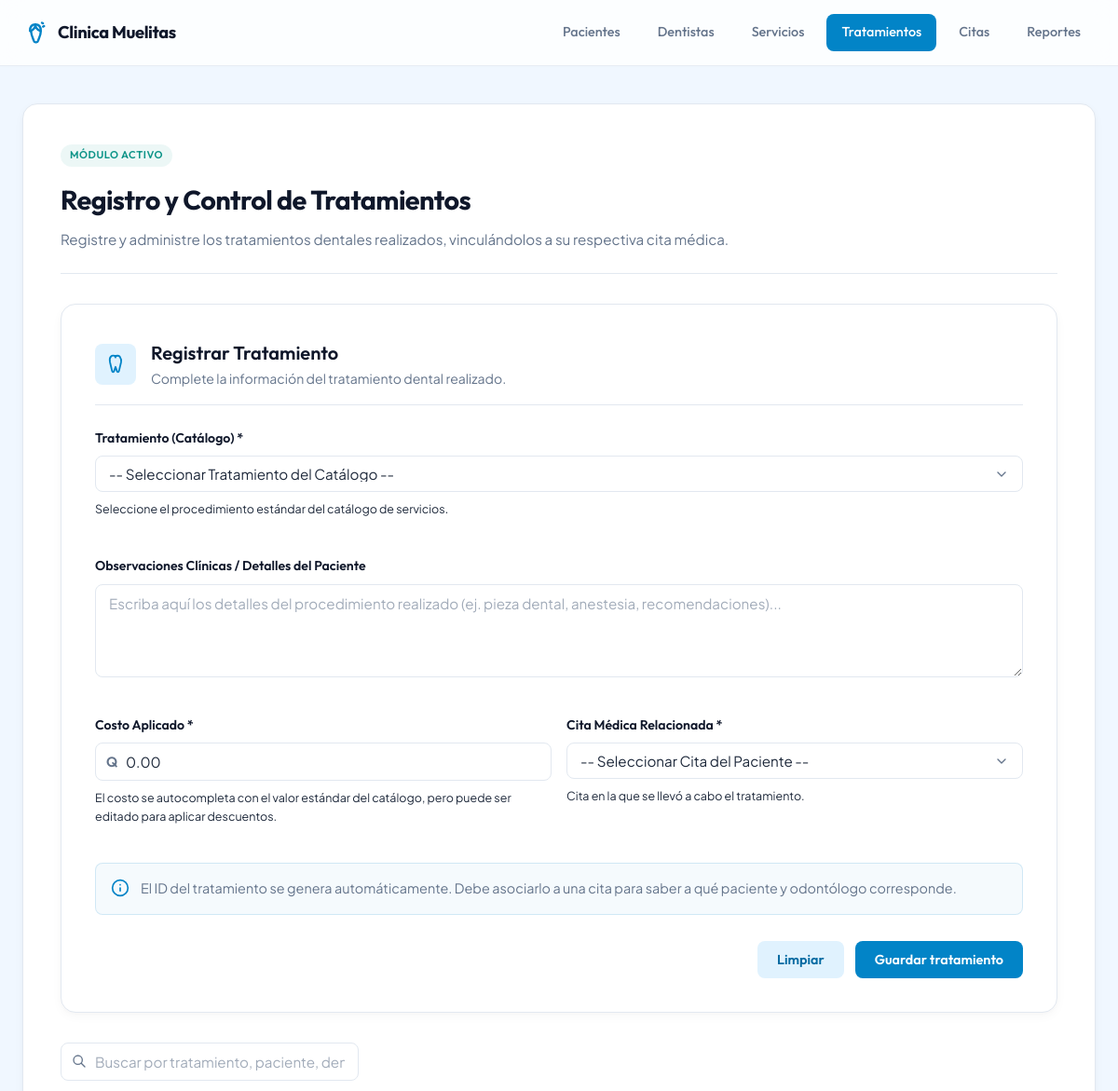
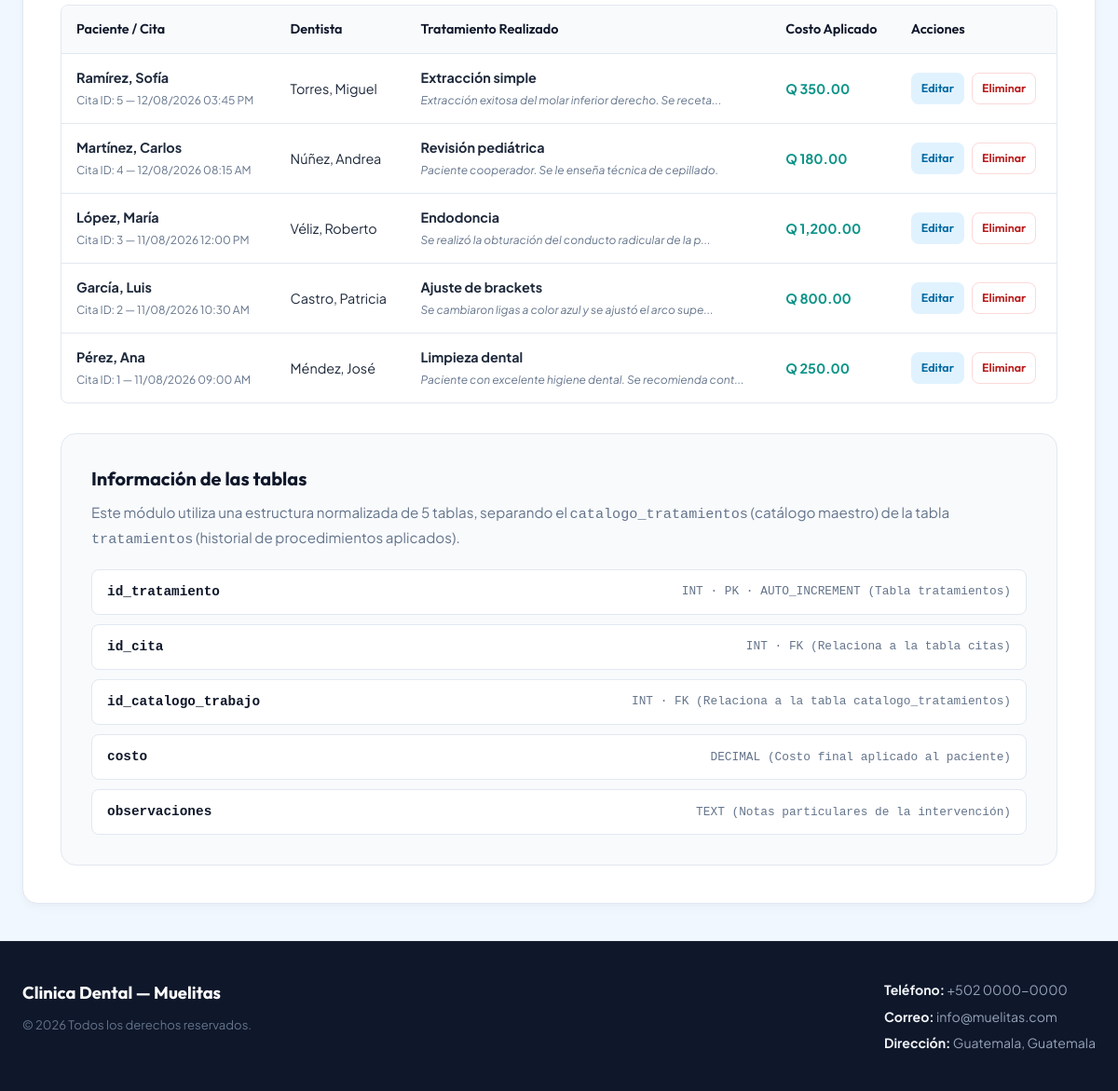
The app's page /tratamientos.php with its own data (2 pictures, top to bottom).
### tables this page shows
CREATE TABLE tratamientos (
	id_tratamiento INT AUTO_INCREMENT PRIMARY KEY,
	id_cita INT NOT NULL,
	id_catalogo_trabajo INT NOT NULL,  
	costo DECIMAL(10,2) NOT NULL DEFAULT 0.00,
	observaciones TEXT,
	CONSTRAINT fk_tratamientos_citas
		FOREIGN KEY (id_cita) REFERENCES citas (id_cita)
		ON UPDATE CASCADE
		ON DELETE CASCADE,  
	CONSTRAINT fk_tratamientos_catalogo
		FOREIGN KEY (id_catalogo_trabajo) REFERENCES catalogo_tratamientos (id_catalogo_tratamiento)
		ON UPDATE CASCADE
		ON DELETE RESTRICT,
	INDEX idx_tratamientos_id_cita (id_cita),
	INDEX idx_tratamientos_id_catalogo (id_catalogo_trabajo)
);

CREATE TABLE pacientes (
	id_paciente INT AUTO_INCREMENT PRIMARY KEY,
	nombre VARCHAR(100) NOT NULL,
	apellido VARCHAR(100) NOT NULL,
	telefono VARCHAR(20),
	correo VARCHAR(150),
	fecha_nacimiento DATE,
	direccion TEXT,
	activo TINYINT(1) NOT NULL DEFAULT 1
);

CREATE TABLE citas (
	id_cita INT AUTO_INCREMENT PRIMARY KEY,
	fecha_hora DATETIME NOT NULL DEFAULT CURRENT_TIMESTAMP,
	motivo VARCHAR(255) NOT NULL,
	estado ENUM('Pendiente', 'Confirmada', 'Cancelada', 'Atendida') NOT NULL DEFAULT 'Pendiente',
	id_paciente INT NOT NULL,
	id_dentista INT NOT NULL,
	CONSTRAINT fk_citas_pacientes
		FOREIGN KEY (id_paciente) REFERENCES pacientes (id_paciente)
		ON UPDATE CASCADE
		ON DELETE RESTRICT,
	CONSTRAINT fk_citas_dentistas
		FOREIGN KEY (id_dentista) REFERENCES dentistas (id_dentista)
		ON UPDATE CASCADE
		ON DELETE RESTRICT,
	INDEX idx_citas_id_paciente (id_paciente),
	INDEX idx_citas_id_dentista (id_dentista)
);

CREATE TABLE dentistas (
	id_dentista INT AUTO_INCREMENT PRIMARY KEY,
	nombre VARCHAR(100) NOT NULL,
	apellido VARCHAR(100) NOT NULL,
	especialidad ENUM('General', 'Ortodoncia', 'Endodoncia', 'Cirugia', 'Pediatria', 'Periodoncia', 'Protesis') NOT NULL,
	telefono VARCHAR(20),
	correo VARCHAR(150),
	activo TINYINT(1) NOT NULL DEFAULT 1
);

CREATE TABLE catalogo_tratamientos (
	id_catalogo_tratamiento INT AUTO_INCREMENT PRIMARY KEY,
	nombre_tratamiento VARCHAR(150) NOT NULL,
	descripcion_estandar TEXT,
	costo_estandar DECIMAL(10,2) NOT NULL DEFAULT 0.00
);

### tratamientos.php (the view, shortened to what this page needs)
<?php
require_once 'conexion.php';
$editMode = false;
$tratamiento_edit = [
    'id_tratamiento' => '',
    'id_cita' => '',
    'id_catalogo_trabajo' => '',
    'costo' => '0.00',
    'observaciones' => ''
];
$search = isset($_GET['search']) ? trim($_GET['search']) : '';
try {
    $sql = "SELECT t.*, ct.nombre_tratamiento, c.fecha_hora, p.nombre AS pac_nombre, p.apellido AS pac_apellido, d.nombre AS den_nombre, d.apellido AS den_apellido
            FROM tratamientos t
            INNER JOIN catalogo_tratamientos ct ON t.id_catalogo_trabajo = ct.id_catalogo_tratamiento
            INNER JOIN citas c ON t.id_cita = c.id_cita
            INNER JOIN pacientes p ON c.id_paciente = p.id_paciente
            INNER JOIN dentistas d ON c.id_dentista = d.id_dentista";
    if (!empty($search)) {
        $sql .= " WHERE ct.nombre_tratamiento LIKE :search
                     OR p.nombre LIKE :search OR p.apellido LIKE :search
                     OR d.nombre LIKE :search OR d.apellido LIKE :search
                  ORDER BY t.id_tratamiento DESC";
        $stmt = $pdo->prepare($sql);
        $stmt->execute([':search' => '%' . $search . '%']);
    } else {
        $sql .= " ORDER BY t.id_tratamiento DESC";
        $stmt = $pdo->query($sql);
    }
    $tratamientos = $stmt->fetchAll();
} catch (\PDOException $e) {
    $error_msg = "Error al listar tratamientos: " . $e->getMessage();
    $tratamientos = [];
}
include 'header.php';
?>
<main class="site-main">
    <div class="module-container">
        <header class="module-header">
            <div class="module-badge">
                Módulo Activo
            </div>
            <h2 class="module-title">
                Registro y Control de Tratamientos
            </h2>
            <p class="module-subtitle">
                Registre y administre los tratamientos dentales realizados, vinculándolos a su respectiva cita médica.
            </p>
        </header>
        <div class="pacientes-layout-vertical">
            <div class="patient-form-section">
                <section class="treatment-card">
                    <div class="treatment-card-header">
                        <div class="treatment-icon">
                        </div>
                        <div>
                            <h3><?php echo $editMode ? 'Editar Tratamiento Realizado' : 'Registrar Tratamiento'; ?></h3>
                            <p>Complete la información del tratamiento dental realizado.</p>
                        </div>
                    </div>
                    <form action="tratamientos.php" method="POST" class="treatment-form">
                        <div class="form-group">
                            <label for="id_catalogo_trabajo">
                                Tratamiento (Catálogo) *
                            </label>
                            <select id="id_catalogo_trabajo" name="id_catalogo_trabajo" class="form-control" onchange="actualizarCostoEstandar(this.value)" required>
                                <option value="">-- Seleccionar Tratamiento del Catálogo --</option>
                            </select>
                            <small>
                                Seleccione el procedimiento estándar del catálogo de servicios.
                            </small>
                        </div>
                        <div class="form-group">
                            <label for="observaciones">
                                Observaciones Clínicas / Detalles del Paciente
                            </label>
                            <textarea
                                id="observaciones"
                                name="observaciones"
                                class="form-control"
                                rows="3"
                                placeholder="Escriba aquí los detalles del procedimiento realizado (ej. pieza dental, anestesia, recomendaciones)..."
                            ><?php echo htmlspecialchars($tratamiento_edit['observaciones'] ?? ''); ?></textarea>
                        </div>
                        <div class="form-row">
                            <div class="form-group">
                                <label for="costo">
                                    Costo Aplicado *
                                </label>
                                <div class="input-money">
                                    <span class="currency">Q</span>
                                    <input
                                        type="number"
                                        id="costo"
                                        name="costo"
                                        class="form-control"
                                        placeholder="0.00"
                                        min="0"
                                        step="0.01"
                                        required
                                        value="<?php echo htmlspecialchars($tratamiento_edit['costo']); ?>"
                                    >
                                </div>
                                <small>
                                    El costo se autocompleta con el valor estándar del catálogo, pero puede ser editado para aplicar descuentos.
                                </small>
                            </div>
                            <div class="form-group">
                                <label for="id_cita">
                                    Cita Médica Relacionada *
                                </label>
                                <select id="id_cita" name="id_cita" class="form-control" required>
                                    <option value="">-- Seleccionar Cita del Paciente --</option>
                                </select>
                                <small>
                                    Cita en la que se llevó a cabo el tratamiento.
                                </small>
                            </div>
                        </div>
                        <div class="treatment-info">
                            <div class="info-icon">
                                <svg xmlns="http://www.w3.org/2000/svg" viewBox="0 0 24 24" fill="none" stroke="currentColor" stroke-width="2" stroke-linecap="round" stroke-linejoin="round">
                                    <circle cx="12" cy="12" r="10"></circle>
                                    <line x1="12" y1="16" x2="12" y2="12"></line>
                                    <line x1="12" y1="8" x2="12.01" y2="8"></line>
                                </svg>
                            </div>
                            <p>
                                El ID del tratamiento se genera automáticamente. Debe asociarlo a una cita para saber a qué paciente y odontólogo corresponde.
                            </p>
                        </div>
                        <div class="form-actions">
                            <?php if ($editMode): ?>
                                <a href="tratamientos.php" class="btn btn-outline">
                                    Cancelar
                                </a>
                            <?php else: ?>
                                <button type="reset" class="btn btn-secondary">
                                    Limpiar
                                </button>
                            <?php endif; ?>
                            <button type="submit" class="btn btn-primary">
                                <?php echo $editMode ? 'Actualizar registro' : 'Guardar tratamiento'; ?>
                            </button>
                        </div>
                    </form>
                </section>
            </div>
            <div class="patients-list-section">
                <div class="table-actions">
                    <form method="GET" action="tratamientos.php" class="search-box">
                        <input type="text" name="search" class="form-control" placeholder="Buscar por tratamiento, paciente, dentista..." value="<?php echo htmlspecialchars($search); ?>">
                    </form>
                </div>
                <div class="table-responsive">
                    <table class="custom-table">
                        <thead>
                            <tr>
                                <th>Paciente / Cita</th>
                                <th>Dentista</th>
                                <th>Tratamiento Realizado</th>
                                <th>Costo Aplicado</th>
                                <th>Acciones</th>
                            </tr>
                        </thead>
                        <tbody>
                            <?php if (count($tratamientos) > 0): ?>
                                <?php foreach ($tratamientos as $trat): ?>
                                    <tr>
                                        <td>
                                            <strong><?php echo htmlspecialchars($trat['pac_apellido'] . ', ' . $trat['pac_nombre']); ?></strong>
                                            <br>
                                            <small style="color: var(--text-muted);">
                                                Cita ID: <?php echo $trat['id_cita']; ?> — <?php echo date('d/m/Y h:i A', strtotime($trat['fecha_hora'])); ?>
                                            </small>
                                        </td>
                                        <td>
                                            <?php echo htmlspecialchars($trat['den_apellido'] . ', ' . $trat['den_nombre']); ?>
                                        </td>
                                        <td>
                                            <strong><?php echo htmlspecialchars($trat['nombre_tratamiento']); ?></strong>
                                            <?php if (!empty($trat['observaciones'])): ?>
                                                <br>
                                                <small style="color: var(--text-muted); font-style: italic;" title="<?php echo htmlspecialchars($trat['observaciones']); ?>">
                                                    <?php
                                                    echo htmlspecialchars(strlen($trat['observaciones']) > 60 ? substr($trat['observaciones'], 0, 57) . '...' : $trat['observaciones']);
                                                    ?>
                                                </small>
                                            <?php endif; ?>
                                        </td>
                                        <td>
                                            <strong style="color: var(--accent);">Q <?php echo number_format($trat['costo'], 2); ?></strong>
                                        </td>
                                        <td>
                                            <div class="actions-cell">
                                                <a href="tratamientos.php?edit=<?php echo $trat['id_tratamiento']; ?>" class="btn btn-secondary btn-xs" title="Editar Tratamiento">
                                                    Editar
                                                </a>
                                                <a href="tratamientos/eliminar.php?id=<?php echo $trat['id_tratamiento']; ?>" class="btn btn-outline btn-xs" style="color: #b91c1c; border-color: rgba(239, 68, 68, 0.2);" onclick="return confirm('¿Está seguro de que desea eliminar este tratamiento?');" title="Eliminar Tratamiento">
                                                    Eliminar
                                                </a>
                                            </div>
                                        </td>
                                    </tr>
                                <?php endforeach; ?>
                            <?php endif; ?>
                        </tbody>
                    </table>
                </div>
            </div>
        </div>
        <section class="database-info">
            <h3>
                Información de las tablas
            </h3>
            <p>
                Este módulo utiliza una estructura normalizada de 5 tablas, separando el <code>catalogo_tratamientos</code> (catálogo maestro) de la tabla <code>tratamientos</code> (historial de procedimientos aplicados).
            </p>
            <div class="fields-list">
                <div class="field-item">
                    <strong>id_tratamiento</strong>
                    <span>INT · PK · AUTO_INCREMENT (Tabla tratamientos)</span>
                </div>
                <div class="field-item">
                    <strong>id_cita</strong>
                    <span>INT · FK (Relaciona a la tabla citas)</span>
                </div>
                <div class="field-item">
                    <strong>id_catalogo_trabajo</strong>
                    <span>INT · FK (Relaciona a la tabla catalogo_tratamientos)</span>
                </div>
                <div class="field-item">
                    <strong>costo</strong>
                    <span>DECIMAL (Costo final aplicado al paciente)</span>
                </div>
                <div class="field-item">
                    <strong>observaciones</strong>
                    <span>TEXT (Notas particulares de la intervención)</span>
                </div>
            </div>
        </section>
    </div>
</main>
<?php include 'footer.php'; ?>

### records on screen
tratamientos: pacientes.apellido+nombre "Ramírez, Sofía", id_cita "5", id_cita.fecha_hora "12/08/2026 03:45 PM", dentistas.apellido+nombre "Torres, Miguel", id_catalogo_trabajo.nombre_tratamiento "Extracción simple", observaciones "Extracción exitosa del molar inferior derecho. Se receta...", costo "350.00"
tratamientos: pacientes.apellido+nombre "Martínez, Carlos", id_cita "4", id_cita.fecha_hora "12/08/2026 08:15 AM", dentistas.apellido+nombre "Núñez, Andrea", id_catalogo_trabajo.nombre_tratamiento "Revisión pediátrica", observaciones "Paciente cooperador. Se le enseña técnica de cepillado.", costo "180.00"
tratamientos: pacientes.apellido+nombre "López, María", id_cita "3", id_cita.fecha_hora "11/08/2026 12:00 PM", dentistas.apellido+nombre "Véliz, Roberto", id_catalogo_trabajo.nombre_tratamiento "Endodoncia", observaciones "Se realizó la obturación del conducto radicular de la p...", costo "1,200.00"
tratamientos: pacientes.apellido+nombre "García, Luis", id_cita "2", id_cita.fecha_hora "11/08/2026 10:30 AM", dentistas.apellido+nombre "Castro, Patricia", id_catalogo_trabajo.nombre_tratamiento "Ajuste de brackets", observaciones "Se cambiaron ligas a color azul y se ajustó el arco supe...", costo "800.00"
tratamientos: pacientes.apellido+nombre "Pérez, Ana", id_cita "1", id_cita.fecha_hora "11/08/2026 09:00 AM", dentistas.apellido+nombre "Méndez, José", id_catalogo_trabajo.nombre_tratamiento "Limpieza dental", observaciones "Paciente con excelente higiene dental. Se recomienda cont...", costo "250.00"

### other values on screen
$projectName "Clinica Dental — Muelitas"
$phone "+502 0000-0000"
$email "info@muelitas.com"
$address "Guatemala, Guatemala"
